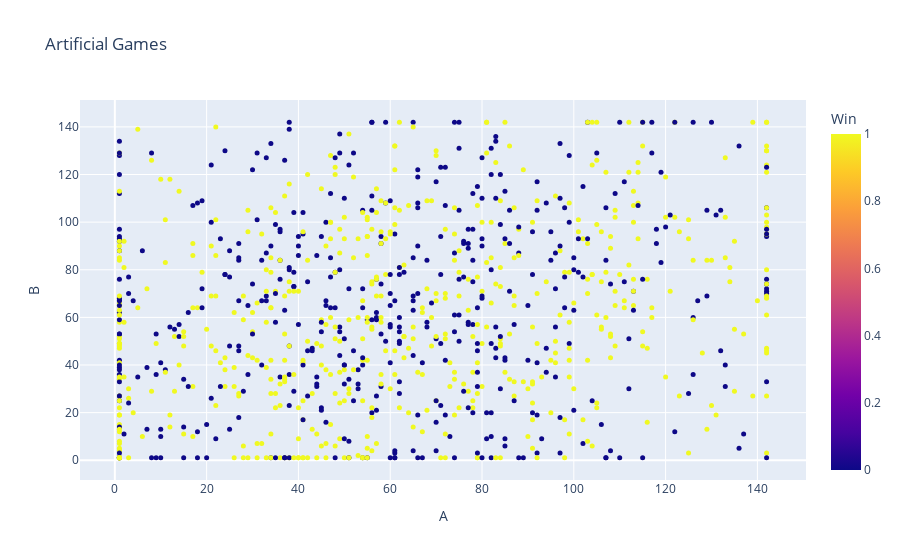

The notebook cell saved with this chart:
### Code cell
model = GaussianNaiveBayes(convariance=True)

model.fit(X_train, y_train)
y_pred = model.predict(X_valid)
accuracy = np.mean(y_pred == y_valid)

print(f'Accuracy: {accuracy:.2f}')

def generate_artificial_games(model, n_games=1000):
    """
    Generate artificial games using the trained model.
    """

    means = model.mean  # Array 2D: (n_classes, n_features)
    covariances = model.covariances  # Array 3D: (n_classes, n_features, n_features)
    class_priors = model.prior  # Probabilidades a priori de cada clase

    n_classes = len(model.classes)
    n_features = model.features
    samples = np.zeros((n_games, n_features))
    labels = np.zeros(n_games)

    for i in range(n_games):
        class_idx = np.random.choice(n_classes, p=class_priors)
        sample = np.random.multivariate_normal(means[class_idx], covariances[class_idx])
        sample = np.clip(sample, X_train.min(), X_train.max())
        #sample = np.maximum(np.random.multivariate_normal(means[class_idx], covariances[class_idx]), 0)
        samples[i] = sample
        labels[i] = class_idx

    samples_df = pd.DataFrame(samples, columns=['A', 'B']).astype(int)
    labels_df = pd.DataFrame(labels, columns=['Win'])
    samples_df = pd.concat([samples_df, labels_df], axis=1)
    samples_df.columns = ['A', 'B', 'Win']
    samples_df['Win'] = samples_df['Win'].astype(int)

    return samples_df

# Generate 1000 artificial games
artificial_games = generate_artificial_games(model, n_games=1000)

artificial_games = generate_artificial_games(model, n_games=1000)

fig = px.scatter(artificial_games, x='A', y='B', color='Win',
                 title='Artificial Games', labels={'A': 'A', 'B': 'B', 'Win': 'Win'})
fig.update_traces(marker=dict(size=5))
fig.update_layout(title='Artificial Games',
                  xaxis_title='A',
                  yaxis_title='B')
fig.show()

### Figure 1 — Plotly figure (JSON) as saved in the notebook; plotly's stock layout.template omitted (floating-point values rounded to 4 significant figures; data arrays with more than 128 entries replaced by an {"elided": "..."} marker saying what was removed)
{"data": [{"hovertemplate": "A=%{x}<br>B=%{y}<br>Win=%{marker.color}<extra></extra>", "legendgroup": "", "marker": {"color": {"elided": "1000 int values"}, "coloraxis": "coloraxis", "size": 5, "symbol": "circle"}, "mode": "markers", "name": "", "orientation": "v", "showlegend": false, "type": "scatter", "x": {"elided": "1000 int values"}, "xaxis": "x", "y": {"elided": "1000 int values"}, "yaxis": "y"}], "layout": {"coloraxis": {"colorbar": {"title": {"text": "Win"}}, "colorscale": [[0, "#0d0887"], [0.1111, "#46039f"], [0.2222, "#7201a8"], [0.3333, "#9c179e"], [0.4444, "#bd3786"], [0.5556, "#d8576b"], [0.6667, "#ed7953"], [0.7778, "#fb9f3a"], [0.8889, "#fdca26"], [1, "#f0f921"]]}, "legend": {"tracegroupgap": 0}, "title": {"text": "Artificial Games"}, "xaxis": {"anchor": "y", "domain": [0, 1], "title": {"text": "A"}}, "yaxis": {"anchor": "x", "domain": [0, 1], "title": {"text": "B"}}}}
